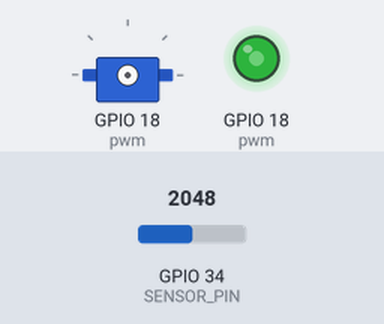
Bench run of a program on a simulated ESP32 board running MicroPython. On the bench: servo, output pins drawn as LEDs (lit = HIGH). Wiring (from the project's diagram.json): red LED on GPIO 4, green button on GPIO 18, servo on GPIO 32. The inputs (shaded band) are chosen by the test bench; at power-on: GPIO 34 (SENSOR_PIN) = 2048 (analog values on the 0–4095 scale). Servo angles are drawn from the pulse width (0.5 ms = 0°, 2.5 ms = 180°); pins used as bus, display or sensor lines are not drawn.

Above: at 1.2 s.
1.3 s: GPIO 34 (SENSOR_PIN) set to 2866
At 2.3 s:
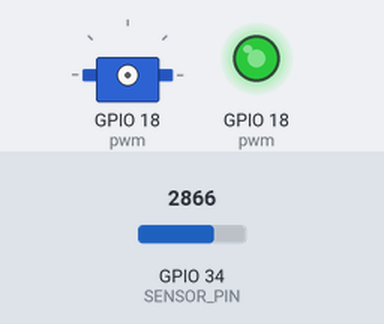
2.8 s: GPIO 34 (SENSOR_PIN) set to 3603
At 3.5 s:
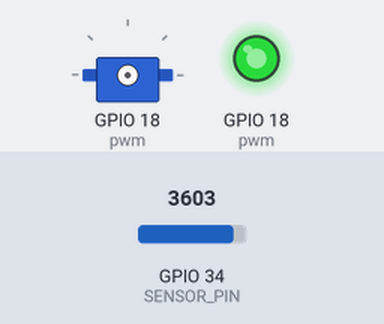
4.3 s: GPIO 34 (SENSOR_PIN) set to 491
Timing chart, 0 to 7.3 s (numbered marks = the images above; inputs shaded):
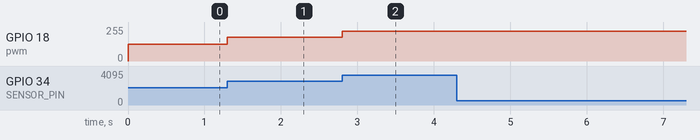

Measured:
- after the input at 1.3 s, GPIO 18 (pwm): 127/255 → 178/255 at once
- after the input at 2.8 s, GPIO 18 (pwm): 178/255 → 224/255 at once

The program:

0430.py
```python
from machine import Pin, PWM, ADC
import time

#led = Pin(18, Pin.OUT)

pwm = PWM(Pin(18), freq=50)

SENSOR_PIN = 34
adc = ADC(SENSOR_PIN)
# adc = ADC(PIN(SENSOR_PIN))

# 선택사항: 12비트 해상도 설정 (기본값; 16비트는 65535)
adc.atten(ADC.ATTN_11DB) # 0~3.3V 전체 범위
adc.width(ADC.WIDTH_12BIT)

while True:
    raw_value = adc.read()
    duty = int((raw_value/4095)*1023)

#    voltage = (raw_value / 4095) * 1023  # 전압으로 변환
#    angle = (raw_value / 4095) * 300 # 대략적인 각도 계산 (0~300°; 포트에 따라 조정)

    pwm.duty(duty)

#    print(f"원시값: {raw_value}, 전압: {voltage:.2f}V, 각도: {angle:.1f}°")
    time.sleep(0.01)

#while True:
#    for dutyratio in range(1,1024,10):
#        pwm.duty(dutyratio)
#        time.sleep(0.01)
#    for dutyratio in range(1023,1,-10):
#        pwm.duty(dutyratio)
#        time.sleep(0.01)
```
